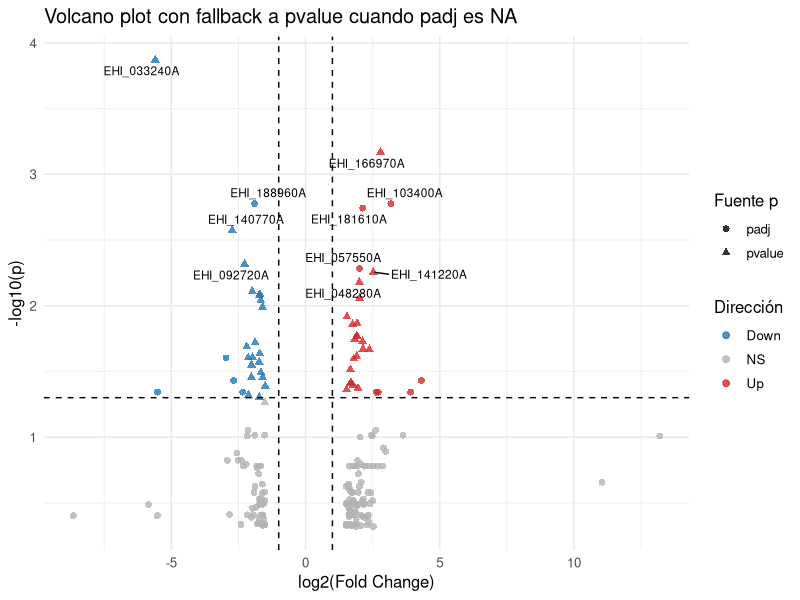

R code for this plot:
#---- Primer prueba ----
library(ggplot2)
setwd("~/Documentos/VolcanoPlots")
datos <- read.table("pEhExvsEhMyb10.txt", 
                    header = TRUE,    # Si la primera fila tiene nombres de columna
                    sep = "\t",       # \t = tabulador; usa "," si es CSV
                    stringsAsFactors = FALSE)
View(datos)
# Create a basic volcano plot
library(dplyr)
library(ggplot2)
library(ggrepel)

alpha_cut    <- 0.05
lfc_cut      <- 1
top_n_labels <- 10

df2 <- datos %>%
  mutate(
    fuente_p = ifelse(is.na(padj), "pvalue", "padj"),
    p_chosen = ifelse(is.na(padj), pvalue, padj),           # fallback a pvalue
    p_chosen = pmax(p_chosen, .Machine$double.xmin),        # evitar -Inf
    neglog10p = -log10(p_chosen),
    signif = case_when(
      p_chosen < alpha_cut & abs(log2FoldChange) > lfc_cut ~ "Significativo",
      TRUE ~ "No significativo"
    ),
    direccion = case_when(
      p_chosen < alpha_cut & log2FoldChange >=  lfc_cut ~ "Up",
      p_chosen < alpha_cut & log2FoldChange <= -lfc_cut ~ "Down",
      TRUE ~ "NS"
    )
  )

# Etiquetar los top por significancia
to_label <- df2 %>%
  filter(signif == "Significativo") %>%
  arrange(desc(neglog10p)) %>%
  slice_head(n = top_n_labels)

# Volcano plot (colores por dirección; forma por fuente de p-valor)
ggplot(df2, aes(x = log2FoldChange, y = neglog10p)) +
  geom_point(aes(color = direccion, shape = fuente_p), alpha = 0.8, size = 2) +
  scale_color_manual(values = c(Down = "#1f77b4", NS = "grey70", Up = "#d62728")) +
  scale_shape_manual(values = c(padj = 16, pvalue = 17)) +  # círculo = padj, triángulo = pvalue
  geom_vline(xintercept = c(-lfc_cut, lfc_cut), linetype = "dashed") +
  geom_hline(yintercept = -log10(alpha_cut), linetype = "dashed") +
  ggrepel::geom_text_repel(
    data = to_label,
    aes(label = X),
    size = 3, max.overlaps = 50
  ) +
  labs(
    title = "Volcano plot con fallback a pvalue cuando padj es NA",
    x = "log2(Fold Change)",
    y = "-log10(p)",
    color = "Dirección",
    shape = "Fuente p"
  ) +
  theme_minimal(base_size = 12)

# (Opcional) resumen rápido de cuántos usaron padj vs pvalue
table(df2$fuente_p)


